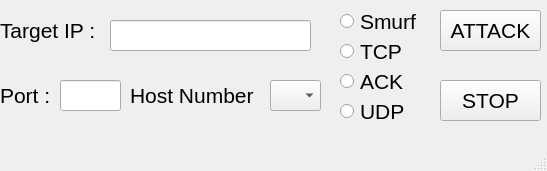
<?xml version="1.0" encoding="UTF-8"?>
<ui version="4.0">
 <class>MainWindow</class>
 <widget class="QMainWindow" name="MainWindow">
  <property name="geometry">
   <rect>
    <x>0</x>
    <y>0</y>
    <width>547</width>
    <height>171</height>
   </rect>
  </property>
  <property name="focusPolicy">
   <enum>Qt::NoFocus</enum>
  </property>
  <property name="windowTitle">
   <string>DDoS Attack Interface</string>
  </property>
  <widget class="QWidget" name="centralwidget">
   <widget class="QLabel" name="label">
    <property name="geometry">
     <rect>
      <x>0</x>
      <y>10</y>
      <width>131</width>
      <height>41</height>
     </rect>
    </property>
    <property name="font">
     <font>
      <pointsize>16</pointsize>
     </font>
    </property>
    <property name="text">
     <string>Target IP : </string>
    </property>
   </widget>
   <widget class="QLabel" name="label_2">
    <property name="geometry">
     <rect>
      <x>0</x>
      <y>80</y>
      <width>81</width>
      <height>31</height>
     </rect>
    </property>
    <property name="font">
     <font>
      <pointsize>16</pointsize>
     </font>
    </property>
    <property name="text">
     <string>Port : </string>
    </property>
   </widget>
   <widget class="QLineEdit" name="lineEdit">
    <property name="geometry">
     <rect>
      <x>110</x>
      <y>20</y>
      <width>201</width>
      <height>31</height>
     </rect>
    </property>
    <property name="font">
     <font>
      <pointsize>16</pointsize>
     </font>
    </property>
   </widget>
   <widget class="QLineEdit" name="lineEdit_2">
    <property name="geometry">
     <rect>
      <x>60</x>
      <y>80</y>
      <width>61</width>
      <height>31</height>
     </rect>
    </property>
    <property name="font">
     <font>
      <pointsize>16</pointsize>
     </font>
    </property>
   </widget>
   <widget class="QRadioButton" name="radioButton">
    <property name="geometry">
     <rect>
      <x>340</x>
      <y>10</y>
      <width>112</width>
      <height>23</height>
     </rect>
    </property>
    <property name="font">
     <font>
      <pointsize>16</pointsize>
     </font>
    </property>
    <property name="text">
     <string>Smurf</string>
    </property>
   </widget>
   <widget class="QRadioButton" name="radioButton_2">
    <property name="geometry">
     <rect>
      <x>340</x>
      <y>40</y>
      <width>111</width>
      <height>23</height>
     </rect>
    </property>
    <property name="font">
     <font>
      <pointsize>16</pointsize>
     </font>
    </property>
    <property name="text">
     <string>TCP</string>
    </property>
   </widget>
   <widget class="QRadioButton" name="radioButton_3">
    <property name="geometry">
     <rect>
      <x>340</x>
      <y>70</y>
      <width>112</width>
      <height>23</height>
     </rect>
    </property>
    <property name="font">
     <font>
      <pointsize>16</pointsize>
     </font>
    </property>
    <property name="text">
     <string>ACK</string>
    </property>
   </widget>
   <widget class="QRadioButton" name="radioButton_4">
    <property name="geometry">
     <rect>
      <x>340</x>
      <y>100</y>
      <width>112</width>
      <height>23</height>
     </rect>
    </property>
    <property name="font">
     <font>
      <pointsize>16</pointsize>
     </font>
    </property>
    <property name="text">
     <string>UDP</string>
    </property>
   </widget>
   <widget class="QComboBox" name="comboBox">
    <property name="geometry">
     <rect>
      <x>270</x>
      <y>80</y>
      <width>51</width>
      <height>31</height>
     </rect>
    </property>
    <property name="font">
     <font>
      <pointsize>16</pointsize>
     </font>
    </property>
   </widget>
   <widget class="QPushButton" name="pushButton">
    <property name="geometry">
     <rect>
      <x>440</x>
      <y>10</y>
      <width>101</width>
      <height>41</height>
     </rect>
    </property>
    <property name="font">
     <font>
      <pointsize>16</pointsize>
     </font>
    </property>
    <property name="text">
     <string>ATTACK</string>
    </property>
   </widget>
   <widget class="QPushButton" name="pushButton_2">
    <property name="geometry">
     <rect>
      <x>440</x>
      <y>80</y>
      <width>101</width>
      <height>41</height>
     </rect>
    </property>
    <property name="font">
     <font>
      <pointsize>16</pointsize>
     </font>
    </property>
    <property name="text">
     <string>STOP</string>
    </property>
   </widget>
   <widget class="QLabel" name="label_4">
    <property name="geometry">
     <rect>
      <x>130</x>
      <y>80</y>
      <width>128</width>
      <height>31</height>
     </rect>
    </property>
    <property name="font">
     <font>
      <pointsize>16</pointsize>
     </font>
    </property>
    <property name="text">
     <string>Host Number</string>
    </property>
   </widget>
  </widget>
  <widget class="QMenuBar" name="menubar">
   <property name="geometry">
    <rect>
     <x>0</x>
     <y>0</y>
     <width>547</width>
     <height>22</height>
    </rect>
   </property>
  </widget>
  <widget class="QStatusBar" name="statusbar"/>
 </widget>
 <resources/>
 <connections/>
</ui>
